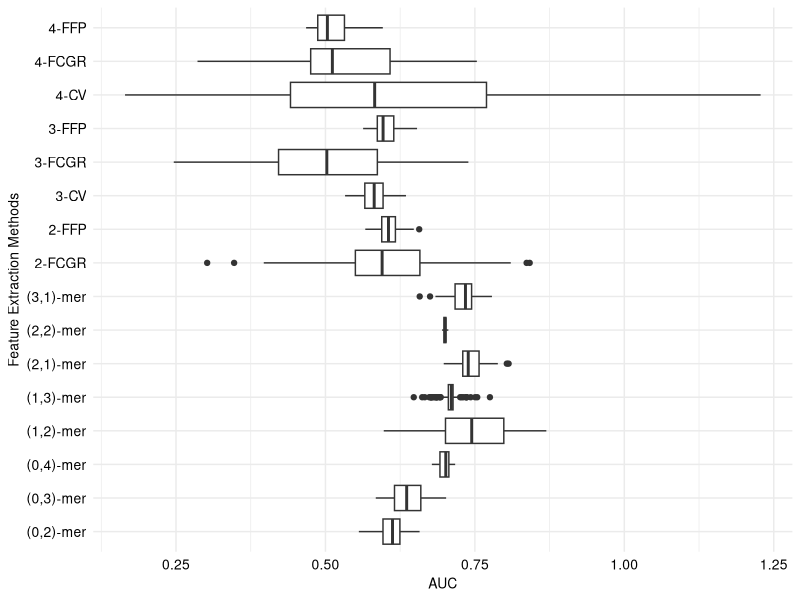
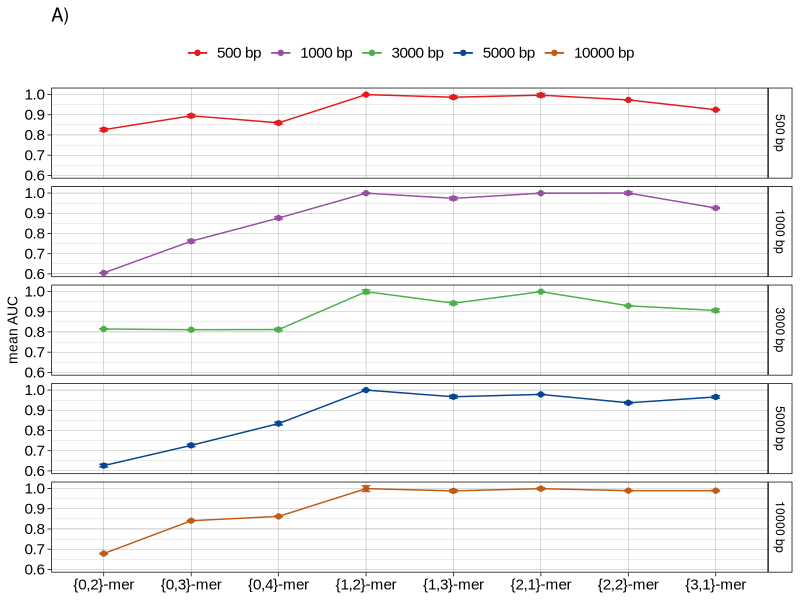
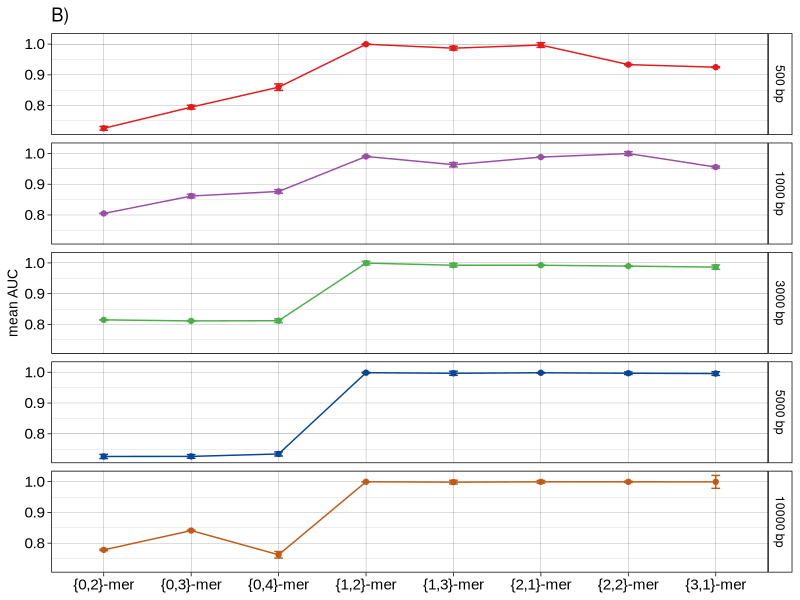
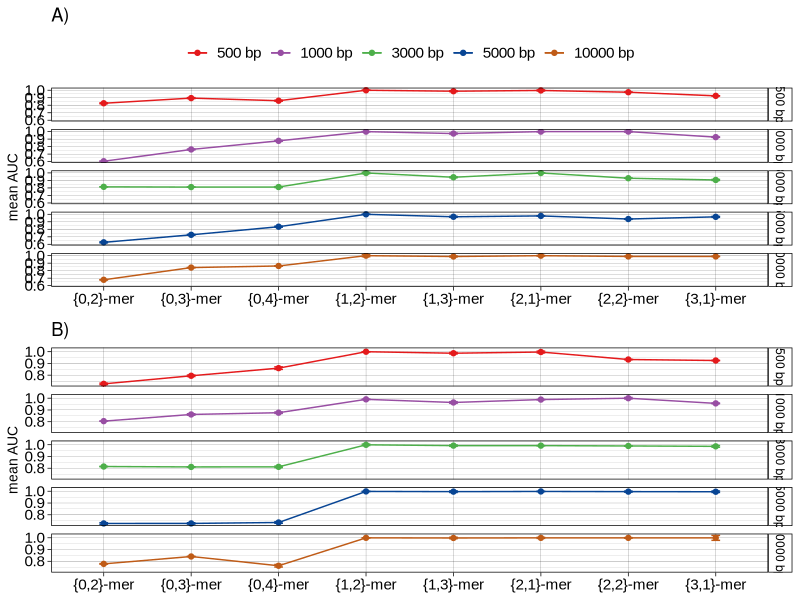

Reproduce these figures in R, in order.
# Load necessary libraries
library(tidyr)
library(ggplot2)
library(ggpubr)
library(RColorBrewer)
library(gridExtra)

# Read the data
df <- read.csv(file="Boxplot_AUC_featureSelection.csv", header=T, fill=T)
df <- as.data.frame(df)

# Reshape the data to long format
df_long <- reshape2::melt(df, id.vars = "V1")

# Define a custom theme for the plots
custom_theme <- theme_minimal() +
  theme(
    axis.text = element_text(colour = "black", size = 11, family = 'Arial'),
    axis.title = element_text(family = "Arial", size = 11),
    legend.text = element_text(size = 11, family = "Arial"),
  )

# Plotting Boxplot
p1 <- ggplot(df_long, aes(x = V1, y = value)) +
  geom_boxplot() + custom_theme +
  labs(title = NULL, x = "Feature Extraction Methods", y = "AUC") +
  theme_minimal() + coord_flip() + 
  theme(axis.text.x = element_text(color = "black", size = 10),
        axis.text.y = element_text(color = "black", size = 10),
        axis.title.x = element_text(color = "black", size = 10),
        axis.title.y = element_text(color = "black", size = 10))

# Save the plot as png
png("FeatureSelection_Fig1_SupplementaryMaterial1.png", width = 1200, height = 850, res = 300)
p1
dev.off()

# Read the AUC data for dataset 1
AUC1 <- read.csv("AUCs_step1.csv", header=T)
AUC1$frag_t = factor(AUC1$frag, levels=c('500 bp','1000 bp','3000 bp','5000 bp','10000 bp'))

# Plotting AUC for dataset 1
p2 <- ggplot(AUC1, aes(x=type, y=mean, group=frag, color=frag_t)) +  
  geom_errorbar(aes(ymin=mean-sd, ymax=mean+sd), width=.1, position=position_dodge(0.05)) + 
  geom_line() + geom_point() + theme_linedraw() + facet_grid(frag_t ~ .)  + ggtitle("A)") + theme(strip.text.y.left = element_text(angle = 0))

# Adding labels and themes to the plot
p3 <- p2 + labs(x=NULL, y = "mean AUC", fill = NULL, color = NULL) +  
  theme(axis.text = element_text(colour = "black", size=11,family='Arial')) 

p5 <- p3 + theme(strip.text = element_text(colour = 'black')) + 
  theme(strip.background =element_rect(fill="white")) + 
  theme(axis.title = element_text(family = "Arial", size = 11), 
        axis.text = element_text(family = "Arial"), 
        axis.text.x = element_text(family = "Arial"), 
        legend.text = element_text(size = 11, family = "Arial"))+
  scale_color_manual(values=c("500 bp"="#E41A1C","1000 bp"="#984EA3","3000 bp"="#4DAF4A","5000 bp"="#084594","10000 bp"="#BF5B17"))

# Adjusting fonts and legend position
db1 <- ggpar(p5, font.x = c(10,"black"),font.y = c(10,"black"),font.y.tickslab = c(4,"black"), legend = "top")

# Save the plot as png
png("AUCS_dataset1.png", width = 1200, height = 800, res = 200)
db1
dev.off()

# Read the AUC data for dataset 2
AUC1 <- read.csv("AUCs_step2.csv", header=T)
AUC1$frag_t = factor(AUC1$frag, levels=c('500 bp','1000 bp','3000 bp','5000 bp','10000 bp'))

# Plotting AUC for dataset 2
p2 <- ggplot(AUC1, aes(x=type, y=mean, group=frag, color=frag_t)) +  
  geom_errorbar(aes(ymin=mean-sd, ymax=mean+sd), width=.1, position=position_dodge(0.05)) + 
  geom_line() + geom_point() + theme_linedraw() + facet_grid(frag_t ~ .)  + ggtitle("B)") + theme(strip.text.y.left = element_text(angle = 0))

# Adding labels and themes to the plot
p3 <- p2 + labs(x=NULL, y = "mean AUC", fill = NULL, color = NULL) +  
  theme(axis.text = element_text(colour = "black", size=11,family='Arial')) 

p5 <- p3 + theme(strip.text = element_text(colour = 'black')) + 
  theme(strip.background =element_rect(fill="white")) + 
  theme(axis.title = element_text(family = "Arial", size = 11), 
        axis.text = element_text(family = "Arial"), 
        axis.text.x = element_text(family = "Arial"), 
        legend.text = element_text(size = 11, family = "Arial"))+
  scale_color_manual(values=c("500 bp"="#E41A1C","1000 bp"="#984EA3","3000 bp"="#4DAF4A","5000 bp"="#084594","10000 bp"="#BF5B17"))

# Adjusting fonts and removing legend
db2 <- ggpar(p5, font.x = c(10,"black"),font.y = c(10,"black"),font.y.tickslab = c(4,"black"), legend = "none")

# Save the plot as png
png("AUCS_dataset2.png", width = 1200, height = 800, res = 200)
db2
dev.off()

# Save combined plots as png
png("SupplementaryMaterial1_AUCs.png", width = 1300, height = 1600, res = 200)
grid.arrange(db1, db2, ncol = 1, heights = c(1.1,1))  # Adjust widths as needed
dev.off()
